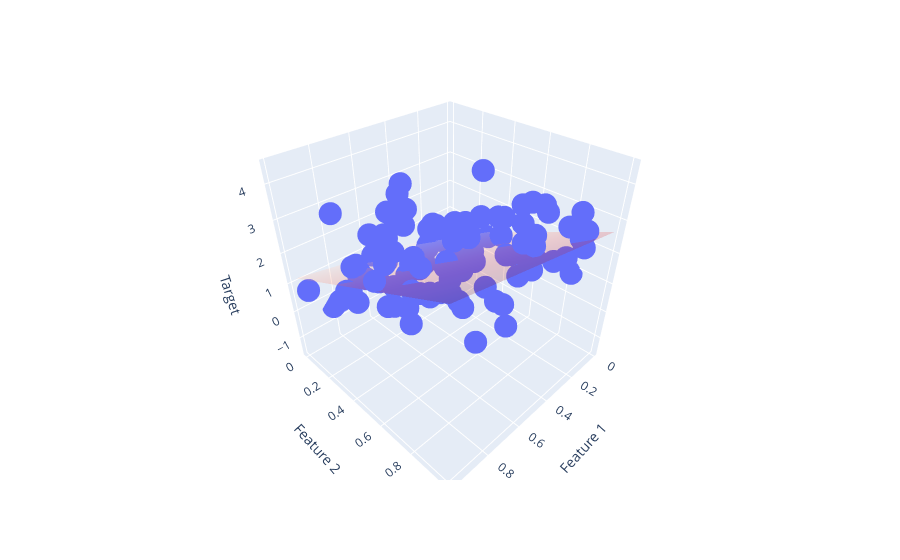

Source (notebook cell):
### Code cell
import plotly.express as px
import plotly.graph_objects as go

fig = px.scatter_3d(
    x=X[:, 0],
    y=X[:, 1],
    z=y,
    labels={'x': 'Feature 1', 'y': 'Feature 2', 'z': 'Target'}
)


# Create a surface plot
surface = go.Surface(x=x1, y=x2, z=y_pred, colorscale='Reds', opacity=0.2, showscale=False)

fig.add_trace(surface)

fig.show()
